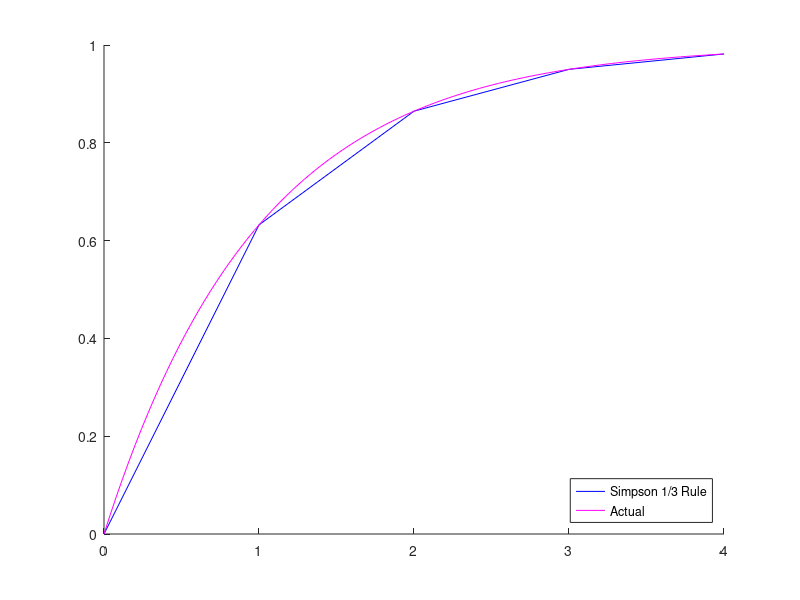

Reproduce this figure in MATLAB. (Note: this script raises an error after producing the figure.)
% Simpson's 1/3 Rule Test Code
%
% Clayton Freed - 09 Nov 19
clc; clear; close all

x = [0 1 2 3 4];
y = 1 - exp(-x);

t = linspace(0,4,100);
f = 1 - exp(-t);

hold on
plot(x,y, 'b')
plot(t,f, 'm')

legend('Simpson 1/3 Rule','Actual','location','southeast')

I = Simpson_OneThird(x,y)
